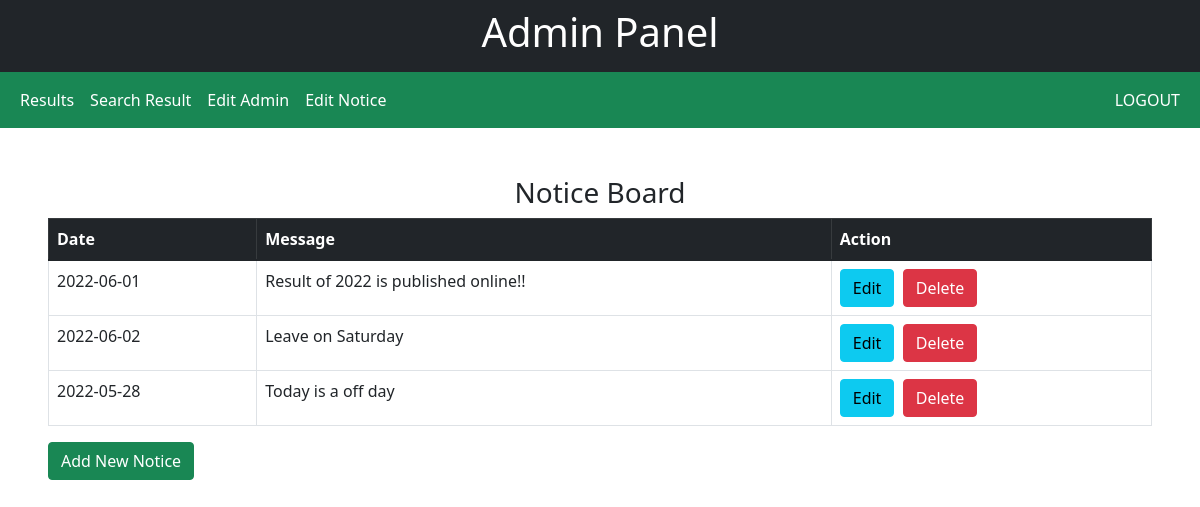
/editnotice.php, run on the app's committed database.
### tables this page shows
CREATE TABLE `notice` (
  `ID` int(11) NOT NULL,
  `Date` date NOT NULL,
  `Message` varchar(200) NOT NULL
);

### editnotice.php (the view, shortened to what this page needs)
<!DOCTYPE html>
<html lang="en">
<head>
    <link href="https://cdn.jsdelivr.net/npm/bootstrap@5.1.3/dist/css/bootstrap.min.css" rel="stylesheet">
</head>
<body>
    <?php
    include './class/header.php';
    ?>
    <?php
    include './partial/connection.php';
    include './class/nav.php';
    ?>
    <div class="table-responsive m-5">
            <table class="table table-bordered">
                <h3 class="text-center">Notice Board</h3>
                <thead class="table-dark">
                    <tr>
                        <th>Date</th>
                        <th>Message</th>
                        <th>Action</th>
                    </tr>
                </thead>
                <tbody>
                    <?php
                    $sql = "SELECT * FROM notice";
                    $result = $conn->query($sql);
                    while ($row = $result->fetch_assoc()) {
                    ?>
                        <tr>
                            <td><?php echo $row['Date']; ?></td>
                            <td><?php echo $row['Message']; ?></td>
                            <td>
                                <a class="btn btn-info" href="./notice/update.php?id=<?php echo $row['ID']; ?>&aid=<?php echo $aid; ?>">Edit</a>&nbsp;
                                <a class="btn btn-danger" onclick="return confirm('Are you sure you want to delete this item?');" href="./notice/delete.php?id=<?php echo $row['ID']; ?>&aid=<?php echo $aid; ?>">Delete</a>
                            </td>
                        </tr>
                    <?php
                    }
                    ?>
                </tbody>
            </table>
            <a href="./notice/create.php?aid=<?php echo $aid; ?>" class="btn btn-success"><i class="fa fa-plus"></i> Add New Notice</a>
        </div>
</body>
</html>

### data on the page
notice: Date "2022-06-01", Message "Result of 2022 is published online!!"
notice: Date "2022-06-02", Message "Leave on Saturday"
notice: Date "2022-05-28", Message "Today is a off day"
